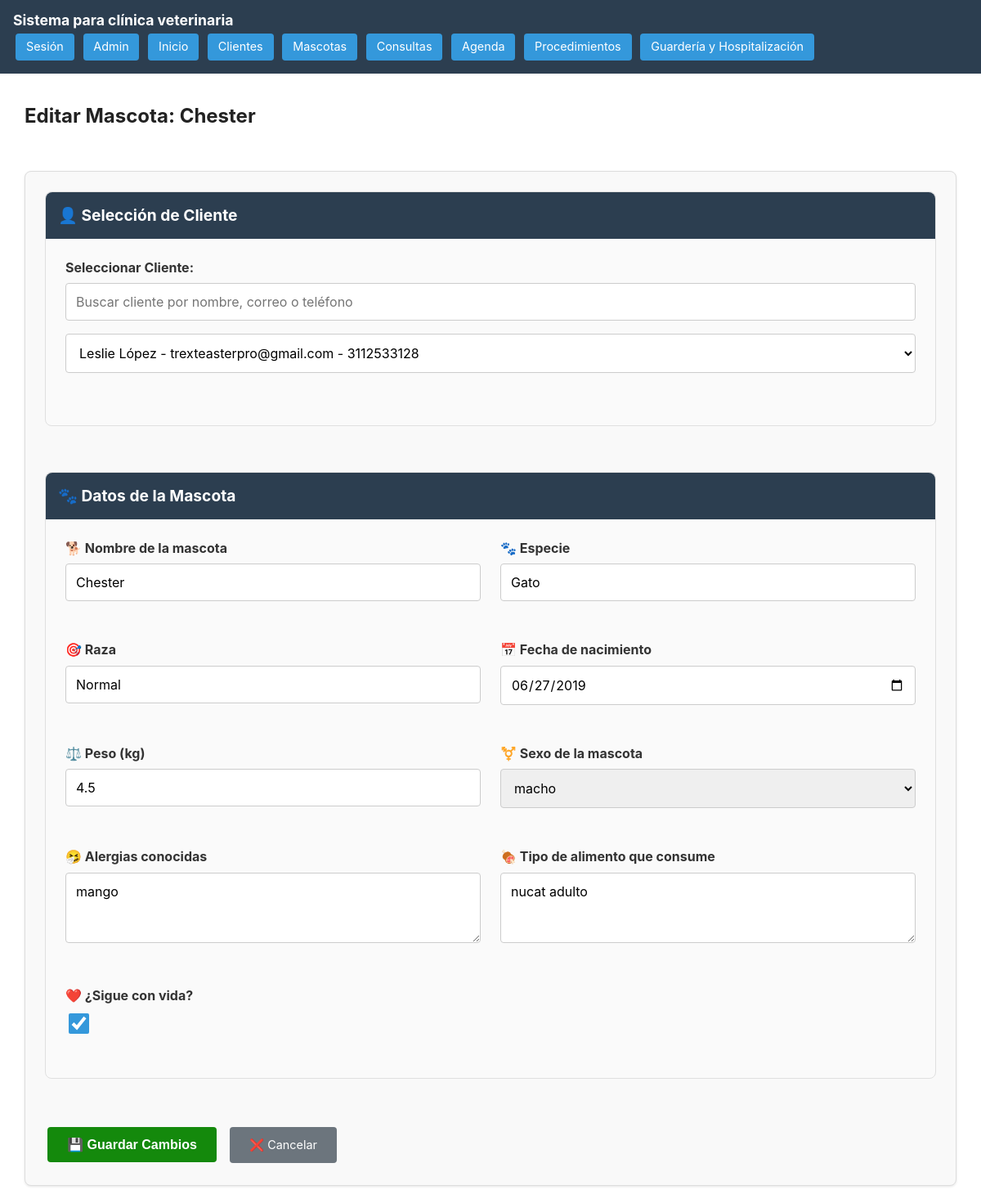
Before: /editar-mascota/1/ (signed in) with the older database file.
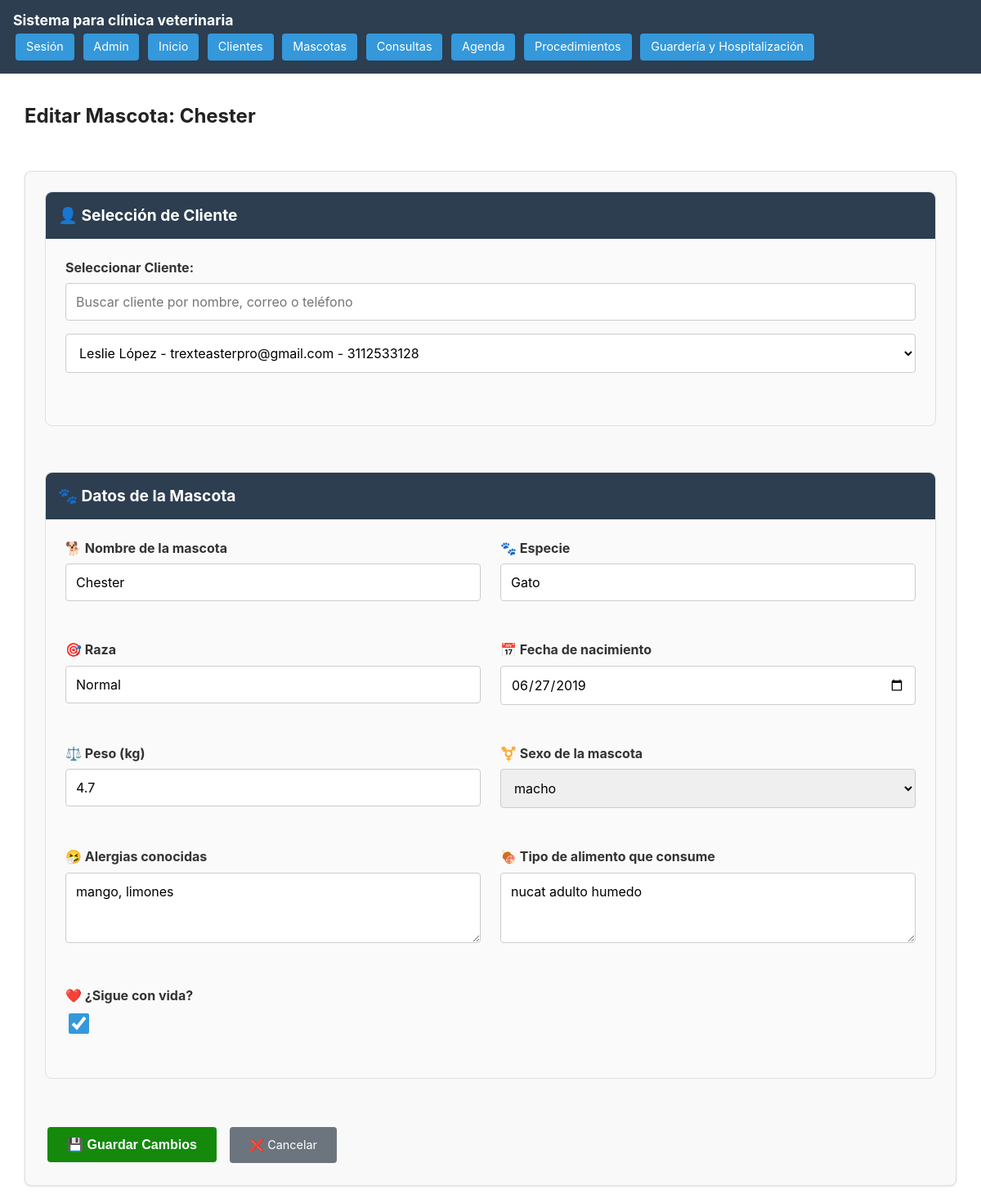
After: the same page with the newer database file.
### ClientesMascotas/models.py (models this page shows)
class Mascotas(models.Model):
    SEXOS = [
        ('macho', 'macho'),
        ('hembra', 'hembra'),
    ]
    cliente = models.ForeignKey(Clientes, on_delete=models.CASCADE)
    nombre = models.CharField(max_length=255)
    especie = models.CharField(max_length=255)
    raza = models.CharField(max_length=255)
    fechaNacimiento = models.DateField()
    peso = models.FloatField()
    vacunas = models.TextField(blank=True)
    ultimaDesparasitacion = models.DateField(blank= True, null=True)
    ultimoDesparasitante = models.TextField(blank=True)
    alergias = models.TextField(blank=True)
    vive = models.BooleanField(default=True)
    sexo = models.CharField(
        max_length=20,
        choices=SEXOS,
        default='macho'  # puedes poner un valor por defecto si quieres
    )
    alimento = models.TextField(blank = True)

class Clientes(models.Model):
    nombre = models.CharField(max_length=255)
    email = models.EmailField(unique=True, blank = True)
    telefono = models.CharField(max_length=20, unique = True)
    direccion = models.TextField(blank=True)

### ClientesMascotas/views.py (the view)
# urls.py: path('editar-mascota/<int:pk>/', views.editar_mascota, name='editar_mascota'),
@login_required
def editar_mascota(request, pk):
    mascota = get_object_or_404(Mascotas, pk=pk)
    clientes = Clientes.objects.all()
    if request.method == 'POST':
        form = MascotaUpdateForm(request.POST, instance=mascota)
        if form.is_valid():
            mascota_editada = form.save(commit=False)
            cliente_id = request.POST.get('cliente')
            if cliente_id:
                mascota_editada.cliente_id = cliente_id
            mascota_editada.save()
            return redirect('ver_mascotas')
    else:
        form = MascotaUpdateForm(instance=mascota)
    return render(request, 'clientesMascotas/Mascotas/editarMascota.html', {
        'form': form,
        'clientes': clientes
    })

### templates/clientesMascotas/Mascotas/editarMascota.html (shortened to what this page needs)
{% extends 'base.html' %}
{% block content %}
<section class="container">
    <div class="header-actions">
        <h2>Editar Mascota: {{ form.instance.nombre }}</h2>
    </div>
    <form method="post">
        <div class="form-section">
            <div class="form-header">
                <h3>👤 Selección de Cliente</h3>
            </div>
            <div class="form-group">
                <label for="cliente">Seleccionar Cliente:</label>
                <input type="text" id="cliente-search" placeholder="Buscar cliente por nombre, correo o teléfono" class="search-input">
                <select id="cliente" name="cliente" class="searchable-dropdown">
                    {% for cliente in clientes %}
                    <option value="{{ cliente.id }}" {% if cliente.id == form.instance.cliente.id %}selected{% endif %}>
                        {{ cliente.nombre }} - {{ cliente.email }} - {{ cliente.telefono }}
                    </option>
                    {% endfor %}
                </select>
            </div>
        </div>
        <div class="form-section">
            <div class="form-header">
                <h3>🐾 Datos de la Mascota</h3>
            </div>
            <div class="form-grid">
                {% for field in form %}
                <div class="form-group {% if field.field.widget.input_type == 'textarea' %}full-width{% endif %}">
                    <label for="{{ field.id_for_label }}">{{ field.label }}</label>
                    {{ field }}
                </div>
                {% endfor %}
            </div>
        </div>
        <div class="action-buttons">
            <button type="submit" class="btn-home" style="background: var(--btn-agr); padding: 12px 24px;">
                💾 Guardar Cambios
            </button>
            <a href="{% url 'ver_mascotas' %}" class="btn-home" style="background: #6c757d; padding: 12px 24px;">
                ❌ Cancelar
            </a>
        </div>
    </form>
</section>
{% endblock %}

Changed rows visible on the page:
changed Mascotas "Chester": peso "4.5" → "4.7"; alergias "mango" → "mango, limones"; alimento "nucat adulto" → "nucat adulto humedo"
